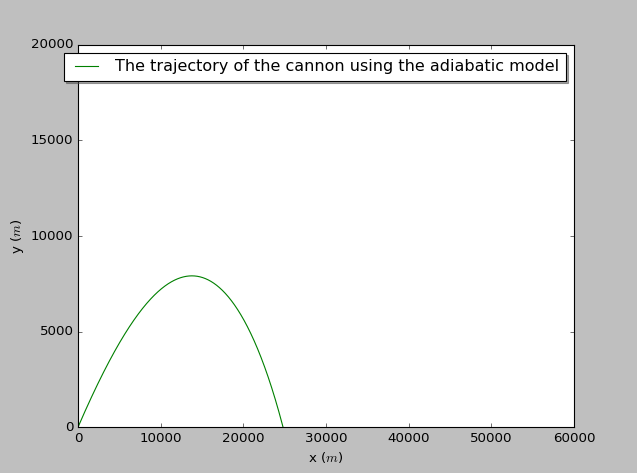

Write the Python code that produced this figure.
import pylab as pl
import math
class flying_cannon:
    """
    Calculation of the trajectory of the cannon
    Home work of the second chapter done by He Yijun
    Question 2.7
    """
    def __init__(self,angle = 3.14/4 , velocity = 700,location_x = 0, location_y = 0, time_step = 0.001 , B_over_m = 0.00004):
        # unit of time is s ; unit of angle is rad
        self.v_x = [velocity * math.cos(angle)]
        self.v_y = [velocity * math.sin(angle)]
        self.v=[velocity]        
        self.x = [location_x]        
        self.y = [location_y]
        self.t = [0]
        self.dt = time_step
        self.const = [B_over_m]
        self.g = 9.8
        print("Initial velocity ->", velocity)
        print("Initial angle of velocity ->", angle)
        print("Initial location of cannon shell ->", (location_x, location_y))
        print("time step -> ", time_step)
    def calculate(self):
        while not self.y[-1] < 0 :
            vx = self.v_x[-1] - self.v_x[-1] * self.v[-1] * self.const[-1] * self.dt
            vy = self.v_y[-1] - self.v_y[-1] * self.v[-1] * self.const[-1] * self.dt - self.g * self.dt         
            self.v_x.append(vx)
            self.v_y.append(vy)
            x = self.x[-1] + self.v_x[-1] * self.dt
            y = self.y[-1] + self.v_y[-1] * self.dt
            v = math.sqrt(self.v_x[-1] * self.v_x[-1] + self.v_y[-1] * self.v_y[-1]) 
            c = (1 - 0.0065 * self.y[-1]/273)**(2.5) * self.const[0]
            self.const.append(c)            
            self.x.append(x)
            self.y.append(y)
            self.t.append(self.t[-1] + self.dt)
            self.v.append(v)
        amend_y = -self.y[-2]/self.y[-1]
        amend_x = (self.x[-2]+amend_y*self.x[-1])/(amend_y + 1)        
        self.x.remove(self.x[-1])
        self.y.remove(self.y[-1])
        self.x.append(amend_x)
        self.y.append(0)
    def show_results(self):
        pl.plot(self.x, self.y, 'g', label='The trajectory of the cannon using the adiabatic model')
        pl.xlim(0.0, 60000.0)
        pl.ylim(0.0, 20000.0)
        pl.xlabel('x ($m$)')
        pl.ylabel('y ($m$)')
        pl.legend(loc='best', shadow=True)
        pl.show()
    def store_results(self):
        myfile = open('flying_cannon', 'w')
        for i in range(len(self.t)):
            print(self.t[i],(self.x[i],self.y[i]), file = myfile)
        myfile.close()

a = flying_cannon()
a.calculate()
a.show_results()
a.store_results()
